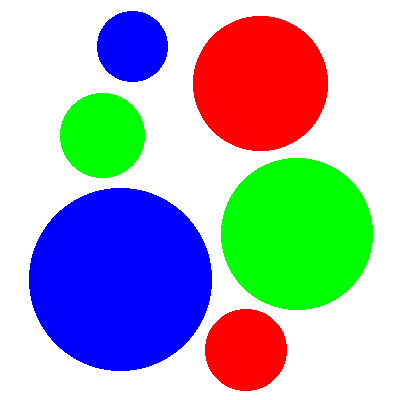
#> input picture V.A./fig.png, 402 x 400 px, found by its file name
$ python miLibreria.py
#> lines starting #> are read from the running program, lines starting #| are printed output that depends on the picture; after the words box and inside, x2 and y2 are one past the last pixel; in counts of white or black regions, pixels touching at a corner belong together
# -*- coding: utf-8 -*-
#'/home/rocker/Pictures/fig_2.png'

"""
Created on Wed Mar 13 18:17:42 2019

@author: rocker
"""
import cv2
import numpy as np
import time
import matplotlib.pyplot as plt
from multiprocessing import Process
from scipy.spatial import distance_matrix

class MiLibreria:

    def __init__(self, ruta):
#> called with ruta = '/home/rocker/Documents/I.A./V.A./fig.png'
        self.img = cv2.imread(ruta)
#> self.img is the input picture: shape (400, 402, 3); mean B, G, R 186.1, 175.9, 169.2
        self.tam = np.size(self.img, 0), np.size(self.img, 1)
#> self.tam = (400, 402)
        self.arraySobel = []

    """
        MÉTODO QUE RECIBE UNA CADENA EN CÓDIGO RGB "[R G B]" Y UN TÍTULO PARA
        ALMACENAR LA IMAGEN.

        BÁSICAMENTE LIMPIA LA IMAGEN DEJANDO SOLO EL COLOR DADO EN LA CADENA Y
        CUBRIENDO TODO LO DEMÁS CON BLANCO
    """
    # [25 lines left out: functions limpiarImagen, limpiarImagenMejorada, not called in this run]

    def limpiarImagenM2(self, pos, titulo):
#> called with pos = 0, titulo = 'uno'
        print('Limpiar Imagen')
        color = np.array([[255, 0, 0], [0, 255, 0], [0, 0, 255]])

        start_time = time.time()
        lower = np.array(color[pos], dtype = "uint8")
        upper = np.array(color[pos], dtype = "uint8")

        mask = cv2.inRange(self.img, lower, upper)
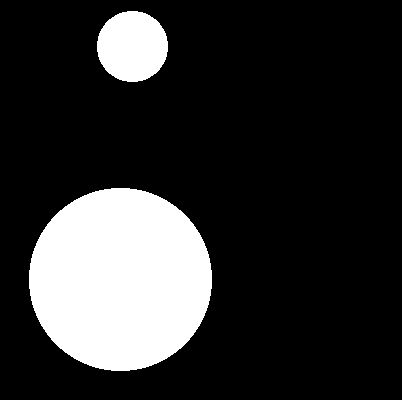
#> mask: shape (400, 402); 18.8% white; 2 white regions, box (x1, y1, x2, y2) and area: (29, 188, 212, 371) 26317, (97, 11, 168, 82) 3969
        output = cv2.bitwise_and(self.img, self.img, mask = mask)
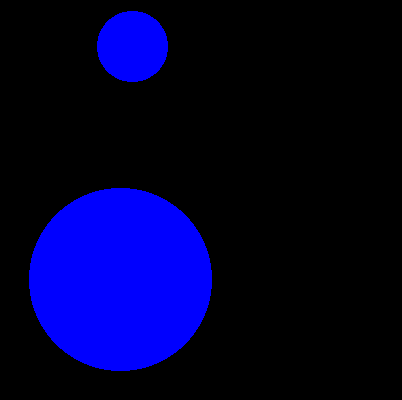
#> output: shape (400, 402, 3); mean B, G, R 48, 0, 0
        #output[mask == 0] = (255, 255, 255)
        cv2.imwrite('/home/rocker/Documents/I.A./V.A./'+titulo+'.bmp', output)

        print(time.time() - start_time)

    """
        MÉTODO PARA APLICAR EL OPERADOR DE SOBEL
        NOS REGRESA UNA MATRIZ DONDE ALMACENA LAS POSICIONES
        DE LOS CIRCULOS
    """
    # [24 lines left out: function sobel, not called in this run]

    """
        MÉTODO PARA APLICAR EL ALGORITMO DE K-MEANS
        NOS RETORNA UN ARRAY CON LA POSICIÓN DE LOS CENTROS
        Y UN ARREGLO QUE CLASIFICA QUÉ PUNTOS PERTENECE A CADA CENTRO
    """
    # [66 lines left out: functions kmeans, calculoArea, metodos, not called in this run]

    """
        MÉTODO PARA OBTENER "A MANO" LA CANTIDAD DE REPETICIONES DE LOS
        VALORES RGB EN UNA IMAGEN, PARA POSTERIORMENTE GENERAR UN HISTOGRAMA
    """
    # [12 lines left out: function numRepeticiones, not called in this run]

    def generarHistrograma(self, diccionario):
        plt.bar(list(diccionario.keys()), diccionario.values(), color='g')
        plt.savefig('/home/rocker/Documents/I.A./Vision Artificial/histo.png')

    # [8 lines left out: function histogramaOpenCV, not called in this run]


objeto = MiLibreria('/home/rocker/Documents/I.A./V.A./fig.png')
#objeto.histogramaOpenCV()

hilo1 = Process(target=objeto.limpiarImagenM2, args=(0, 'uno', ))
hilo2 = Process(target=objeto.limpiarImagenM2, args=(1, 'dos', ))
hilo3 = Process(target=objeto.limpiarImagenM2, args=(2, 'tres', ))

hilo1.start()
hilo2.start()
#> call 2 of limpiarImagenM2, with pos = 1, titulo = 'dos'
#> in limpiarImagenM2 (call 2), `mask = cv2.inRange(self.img, lower, upper)`:
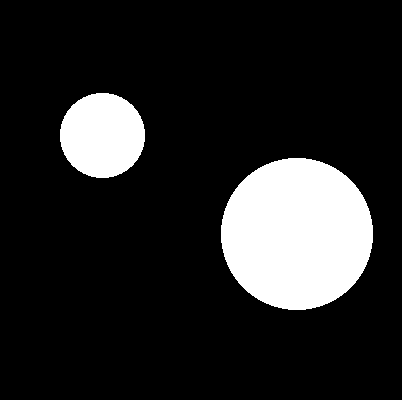
#> mask: shape (400, 402); 14.8% white; 2 white regions, box (x1, y1, x2, y2) and area: (221, 158, 373, 310) 18168, (60, 93, 145, 178) 5681
#> in limpiarImagenM2 (call 2), `output = cv2.bitwise_and(self.img, self.img, mask = mask)`:
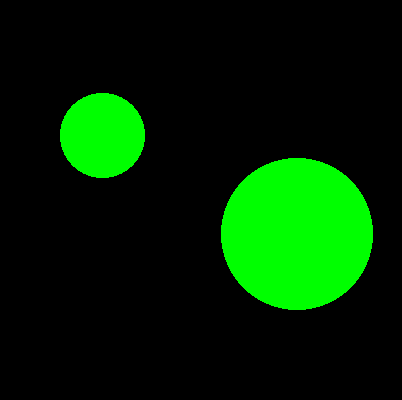
#> output: shape (400, 402, 3); mean B, G, R 0, 37.8, 0
hilo3.start()
#> call 3 of limpiarImagenM2, with pos = 2, titulo = 'tres'
#> in limpiarImagenM2 (call 3), `mask = cv2.inRange(self.img, lower, upper)`:
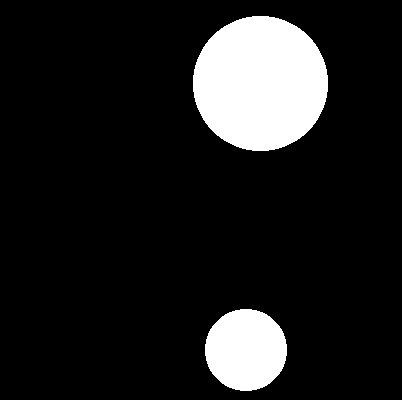
#> mask: shape (400, 402); 12.2% white; 2 white regions, box (x1, y1, x2, y2) and area: (193, 16, 328, 151) 14329, (205, 309, 287, 391) 5284
#> in limpiarImagenM2 (call 3), `output = cv2.bitwise_and(self.img, self.img, mask = mask)`:
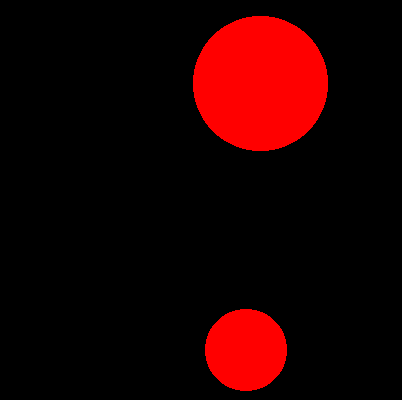
#> output: shape (400, 402, 3); mean B, G, R 0, 0, 31.1

hilo1.join()
hilo2.join()
hilo3.join()

$ run again, with V.A./fig_2.png copied over V.A./fig.png
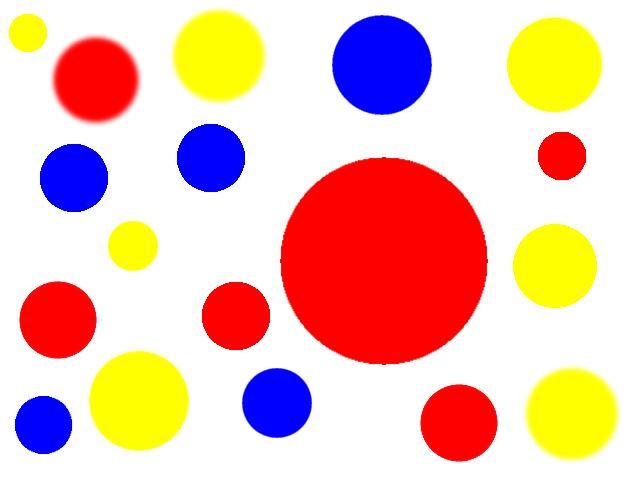
#> input picture V.A./fig_2.png, 638 x 479 px, found by its file name
#> in __init__, self.img is the input picture: shape (479, 638, 3); mean B, G, R 179.5, 191.9, 237
#> self.tam = (479, 638)
#> in limpiarImagenM2, `mask = cv2.inRange(self.img, lower, upper)`:
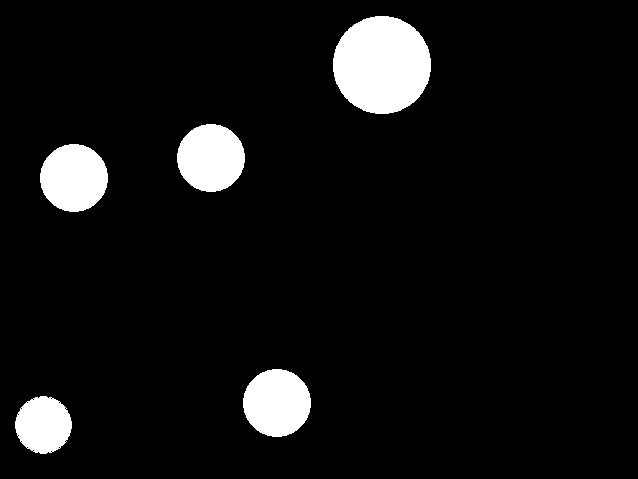
#> mask: shape (479, 638); 6.8% white; 5 white regions, box (x1, y1, x2, y2) and area: (333, 16, 431, 114) 7553, (177, 124, 245, 192) 3608, (40, 144, 108, 212) 3608, (243, 369, 311, 437) 3608, (15, 396, 72, 454) 2518
#> mask: shape (479, 638); every value is 0
#> output: shape (479, 638, 3); every value is 0
#> mask: shape (479, 638); 16.4% white; 6 white regions, box (x1, y1, x2, y2) and area: (280, 157, 488, 365) 32764, (60, 44, 132, 116) 3974, (22, 284, 94, 356) 3974, (423, 387, 495, 459) 3974, (202, 282, 270, 350) 3664, (538, 132, 586, 180) 1850
#> in limpiarImagenM2 (call 3), `output = cv2.bitwise_and(self.img, self.img, mask = mask)`:
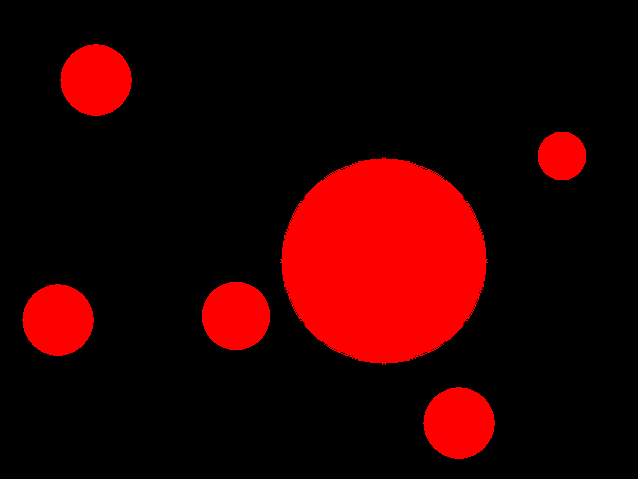
#> output: shape (479, 638, 3); mean B, G, R 0, 0, 41.9

$ run again, with V.A./11.png copied over V.A./fig.png
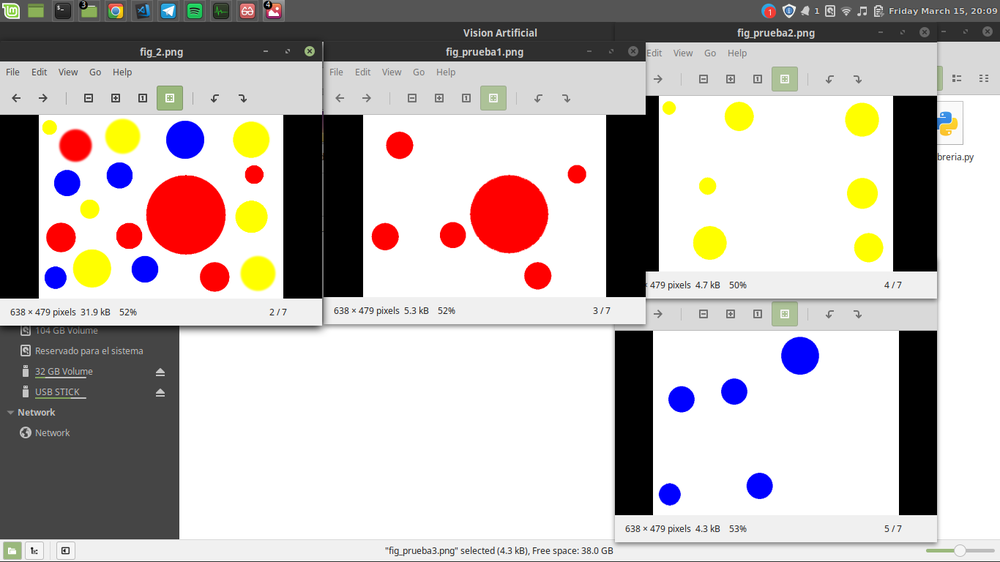
#> input picture V.A./11.png, 1000 x 562 px, shrunk from 1366 x 768 before the run, found by its file name
#> in __init__, self.img is the input picture: shape (562, 1000, 3); mean B, G, R 180.7, 182.6, 189.3
#> self.tam = (562, 1000)
#> in limpiarImagenM2, `mask = cv2.inRange(self.img, lower, upper)`:
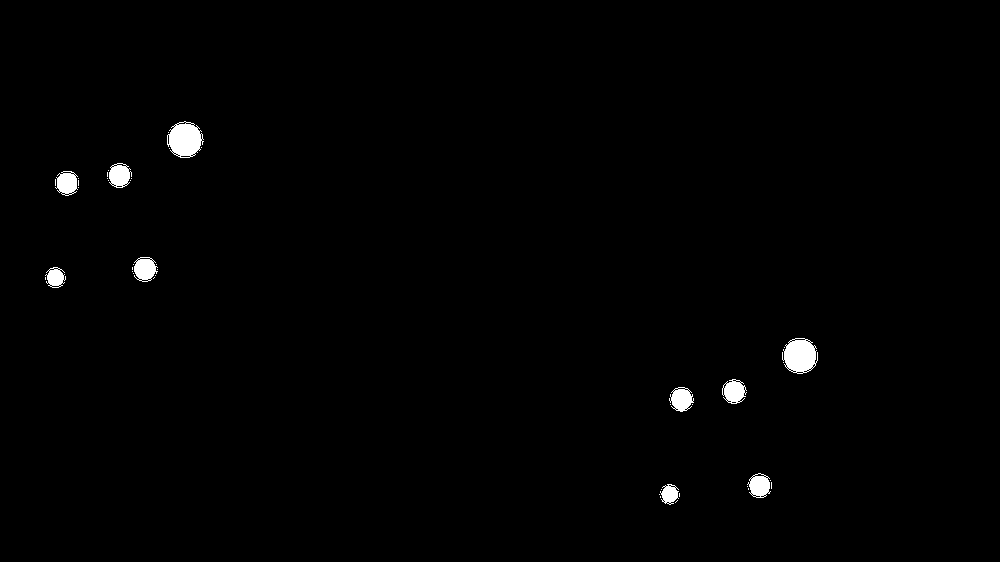
#> mask: shape (562, 1000); 0.87% white; 45 white regions (35 under 20 px), largest, box (x1, y1, x2, y2) and area: (167, 121, 204, 158) 947, (782, 338, 818, 374) 926, (134, 257, 158, 282) 419
#> mask: shape (562, 1000); every value is 0
#> output: shape (562, 1000, 3); every value is 0
#> mask: shape (562, 1000); 2.3% white; 67 white regions (55 under 20 px), largest, box (x1, y1, x2, y2) and area: (147, 176, 224, 254) 4509, (473, 176, 548, 253) 4271, (62, 132, 89, 159) 563
#> in limpiarImagenM2 (call 3), `output = cv2.bitwise_and(self.img, self.img, mask = mask)`:
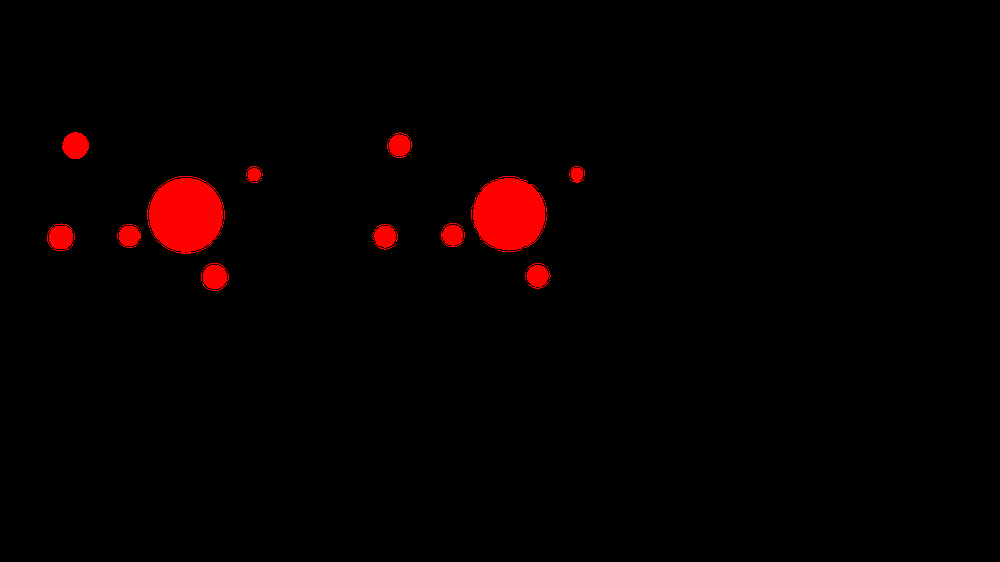
#> output: shape (562, 1000, 3); mean B, G, R 0, 0, 5.9
